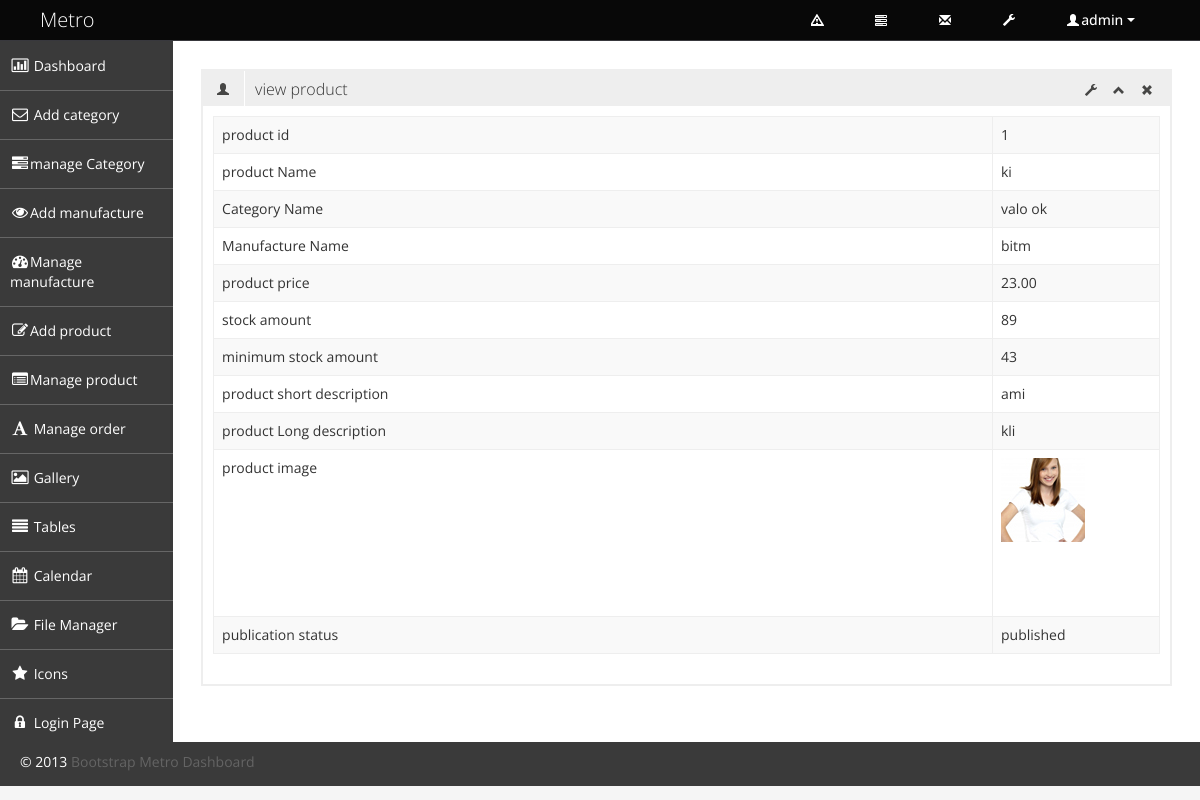
Page /admin/viewproduct.php?id=1 (signed in) on the committed database.
### tables this page shows
CREATE TABLE `tbl_product` (
  `product_id` int(11) NOT NULL,
  `product_name` varchar(256) NOT NULL,
  `category_id` int(3) NOT NULL,
  `manufacturer_id` int(3) NOT NULL,
  `product_price` float(10,2) NOT NULL,
  `stock_amount` int(7) NOT NULL,
  `minimum_stock_amount` varchar(5) NOT NULL,
  `product_short_description` text NOT NULL,
  `product_long_description` text NOT NULL,
  `product_image` text NOT NULL,
  `publication_status` tinyint(1) NOT NULL
);

CREATE TABLE `tbl_category` (
  `category_id` int(3) NOT NULL,
  `category_name` varchar(100) NOT NULL,
  `category_description` text NOT NULL,
  `category_status` tinyint(1) NOT NULL
);

CREATE TABLE `tbl_manufacture` (
  `manufacturer_id` int(3) NOT NULL,
  `manufacturer_name` varchar(100) NOT NULL,
  `manufacturer_description` text NOT NULL,
  `manufacturer_status` tinyint(1) NOT NULL
);

### admin/viewproduct.php (called while the page is built, shortened)
<?php
include "admin_master.php";

### classes/super_admin.php (called while the page is built, shortened)
<?php
class Super_admin{
	private $dbconnection;
	public function __construct(){
		$host_name= 'Localhost';
		$user_name ='root';
		$password ='';
		$dbname ='db_shop';
		$this ->dbconnection= mysqli_connect($host_name, $user_name, $password, $dbname);
	}
    public function select_product_info_by_id($product_id){
    $sql = "SELECT p.*, c.category_name, m.manufacturer_name FROM tbl_product as p, tbl_category as c, tbl_manufacture as m WHERE p.category_id = c.category_id AND p.manufacturer_id = m.manufacturer_id AND p.product_id='$product_id'";
        if(mysqli_query($this->dbconnection, $sql)){
            $query_result = mysqli_query($this->dbconnection, $sql);
            return $query_result;
        }else{
            die('query problem'. mysqli_error($this->dbconnection));
        }
    }
}

### admin/pages/viewproduct_content.php (the view)
<?php
 $product_id = $_GET['id'];
 $query_result=$ob_supera->select_product_info_by_id($product_id);
$product_info= mysqli_fetch_assoc($query_result);
?>
<div class="row-fluid sortable">
<div class="box span12">
	<div class="box-header" data-original-title>
		<h2><i class="halflings-icon user"></i><span class="break"></span>view product</h2>
		<div class="box-icon">
			<a href="#" class="btn-setting"><i class="halflings-icon wrench"></i></a>
			<a href="#" class="btn-minimize"><i class="halflings-icon chevron-up"></i></a>
			<a href="#" class="btn-close"><i class="halflings-icon remove"></i></a>
		</div>
	</div>
	<div class="box-content">
		<table class="table table-striped table-bordered bootstrap-datatable datatable">
		     <tr>
		      <td>product id</td>
		      <td><?php echo $product_info['product_id']; ?></td>
            </tr>
            <tr>
		      <td>product Name</td>
		      <td><?php echo $product_info['product_name']; ?></td>
            </tr>
            <tr>
		      <td>Category Name</td>
		      <td><?php echo $product_info['category_name']; ?></td>
            </tr>
		   <tr>
		      <td>Manufacture Name</td>
		      <td><?php echo $product_info['manufacturer_name']; ?></td>
            </tr>
              <tr>
		      <td>product price</td>
		      <td><?php echo $product_info['product_price']; ?></td>
            </tr>
            <tr>
		      <td>stock amount</td>
		      <td><?php echo $product_info['stock_amount']; ?></td>
            </tr>
            <tr>
		      <td>minimum stock amount</td>
		      <td><?php echo $product_info['minimum_stock_amount']; ?></td>
            </tr>
            <tr>
		      <td>product short description</td>
		      <td><?php echo $product_info['product_short_description']; ?></td>
            </tr>
            <tr>
		      <td>product Long description</td>
		      <td><?php echo $product_info['product_long_description']; ?></td>
            </tr>
		  <tr>
		      <td>product image</td>
		      <td style="height:150px; width:150px;"><img src="<?php echo $product_info['product_image']; ?>" alt="<?php echo $product_info['product_name']; ?>"></td>
            </tr>
            <tr>
		      <td>publication status</td>
		      <td><?php
              if($product_info['publication_status']==1){
              	echo "published ";
              }else{
              	echo "unpublished";
              }
		      ?></td>
            </tr>
	  </table>
	</div>
</div>
</div>

### admin/css/style.css (style rules this page uses)
body { background: #F5F5F5; color: #333; border: none; font-family: 'Open Sans', sans-serif; font-weight: 400; }
h2 { font-size: 16px; line-height: 16px; }
.box { border: 2px solid #eee; background: #fff !important; margin-bottom: 28px; }
.box-header { height: 16px; font-size: 16px; line-height: 16px; padding: 10px; background: #eee; -webkit-box-shadow: none; -moz-box-shadow: none; box-shadow: none; overflow: hidden; }
.box-header h2 { float:left; margin-top: 0px; font-weight: 300; }
.box-header h2 i { margin: 0px 3px 0px 4px; opacity: .8; filter: alpha(opacity=80); -ms-filter:"progid:DXImageTransform.Microsoft.Alpha(Opacity=80)"; }
.box-header .box-icon { float:right; margin-top: 1px; }
.box-header .box-icon i { -webkit-transition: all 0.1s ease-in-out; -moz-transition: all 0.1s ease-in-out; -o-transition: all 0.1s ease-in-out; -ms-transition: all 0.1s ease-in-out; transition: all 0.1s ease-in-out; opacity: .8; filter: alpha(opacity=80); -ms-filter:"progid:DXImageTransform.Microsoft.Alpha(Opacity=80)"; }
.box-header .box-icon a { margin: 0px 5px; }
.box-content { position: relative; z-index: 50; margin-top: -1px; padding: 10px; background: #fff !important; }
.table th, .table td { border-top: 1px solid #eee; }
.table-bordered { border-color: #eee; -webkit-border-radius: 0px !important; -moz-border-radius: 0px !important; border-radius: 0px !important; }
.table-bordered th, .table-bordered td { border-left: 1px solid #eee; }
.table-bordered thead:first-child tr:first-child > th:first-child, .table-bordered tbody:first-child tr:first-child > td:first-child, .table-bordered tbody:first-child tr:first-child > th:first-child { -webkit-border-radius: 0px !important; -moz-border-radius: 0px !important; border-radius: 0px !important; }
.table-bordered thead:first-child tr:first-child > th:last-child, .table-bordered tbody:first-child tr:first-child > td:last-child, .table-bordered tbody:first-child tr:first-child > th:last-child { -webkit-border-radius: 0px !important; -moz-border-radius: 0px !important; border-radius: 0px !important; }
.table-bordered thead:last-child tr:last-child > th:first-child, .table-bordered tbody:last-child tr:last-child > td:first-child, .table-bordered tbody:last-child tr:last-child > th:first-child, .table-bordered tfoot:last-child tr:last-child > td:first-child, .table-bordered tfoot:last-child tr:last-child > th:first-child { -webkit-border-radius: 0px !important; -moz-border-radius: 0px !important; border-radius: 0px !important; }
.table-bordered thead:last-child tr:last-child > th:last-child, .table-bordered tbody:last-child tr:last-child > td:last-child, .table-bordered tbody:last-child tr:last-child > th:last-child, .table-bordered tfoot:last-child tr:last-child > td:last-child, .table-bordered tfoot:last-child tr:last-child > th:last-child { -webkit-border-radius: 0px !important; -moz-border-radius: 0px !important; border-radius: 0px !important; }

### admin/css/halflings.css (style rules this page uses)
html, html .halflings { -webkit-font-smoothing: antialiased !important; }
.halflings-icon { display: inline-block; width: 14px; height: 14px; line-height: 14px; vertical-align: text-top; background-image: url(../img/glyphicons_halflings.svg); background-position: 0 0; background-repeat: no-repeat; vertical-align: top; *display: inline; *zoom: 1; *margin-right: .3em; }
.halflings-icon.user { background-position: -168px 0; }
.halflings-icon.remove { background-position: -312px 0; }
.halflings-icon.chevron-up { background-position: -288px -120px; }
.halflings-icon.wrench { background-position: -360px -144px; }

### rows in the picture
tbl_product: product_id "1", product_name "ki", category.category_name "valo ok", manufacturer.manufacturer_name "bitm", product_price "23.00", stock_amount "89", minimum_stock_amount "43", product_short_description "ami", product_long_description "kli", product_image (picture)

### other values in the picture
$_SESSION['admin_name'] "admin"
